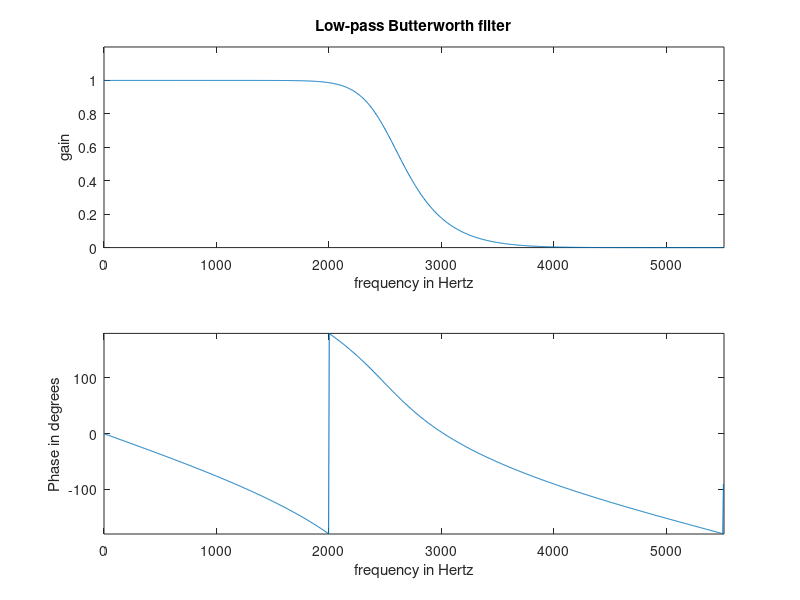
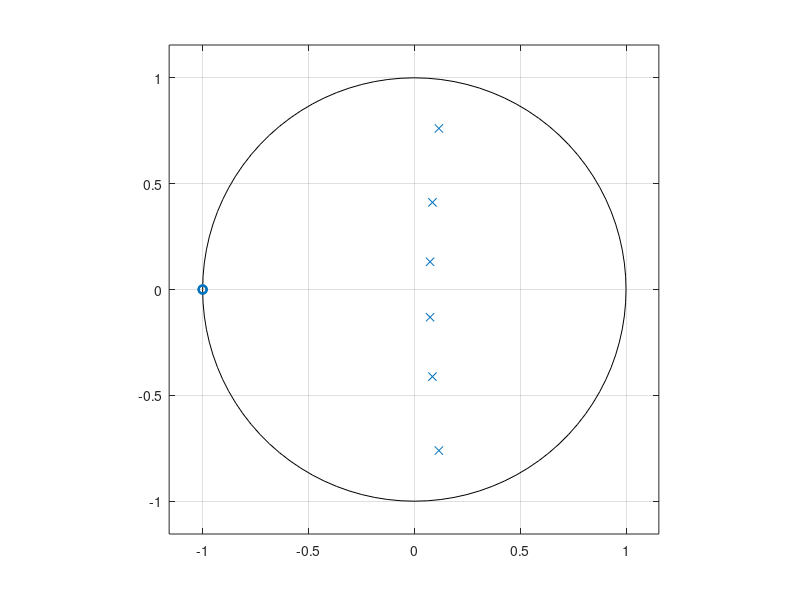

Here is the MATLAB script that generated these plots, in order:
% Example 6_8 - Blandford   p308
% Creates a Butterworth filter 
% 
%

fs = 11025; %sample frequency
fc = 2500; %cutoff frequency
N = 6; %order
[num den] = butter(N, fc/(fs/2)); %cutoff frequency is normalized
[H f] = freqz(num, den, 1024, fs) ;
[H f] = freqz(num, den, 1024, fs) ;
figure(1);clf;
subplot(2, 1, 1);
plot(f, abs(H));
title('Low-pass Butterworth filter');
axis([0 fs/2 0 1.2]);
xlabel('frequency in Hertz');
ylabel('gain');
subplot(2, 1, 2);
plot(f, 180*angle(H)/pi);
axis([0 fs/2 -180 180]);
xlabel('frequency in Hertz');
ylabel('Phase in degrees');
% plot pole zero to see if this is stable
figure;
zplane(num,den);
